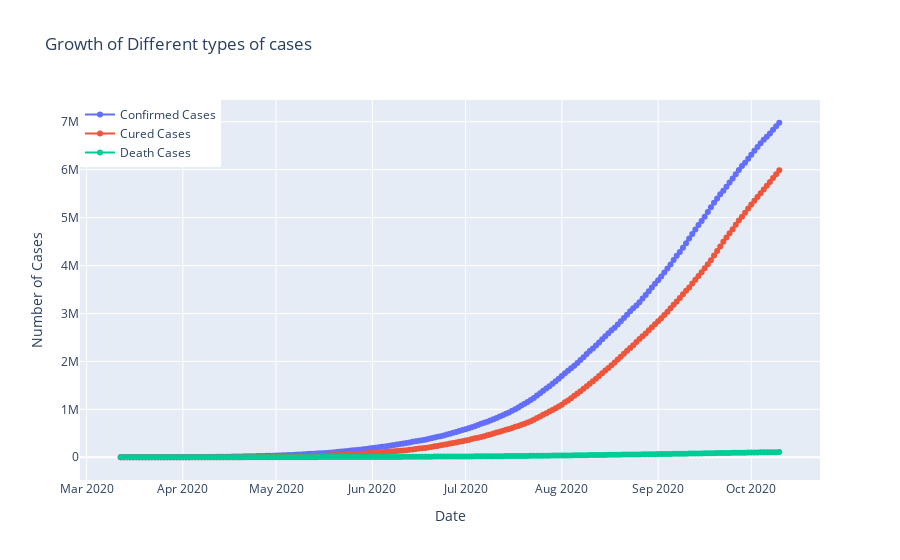

Notebook code cell kept with this figure:
### Code cell
fig= go.Figure()

fig.add_trace(go.Scatter(x=datewise.index, y=datewise['Confirmed Cases'], mode='lines+markers', name='Confirmed Cases'))
fig.add_trace(go.Scatter(x=datewise.index, y=datewise['Cured/Discharged'], mode='lines+markers', name='Cured Cases'))
fig.add_trace(go.Scatter(x=datewise.index, y=datewise['Death'], mode='lines+markers', name='Death Cases'))

fig.update_layout(title=" Growth of Different types of cases", xaxis_title="Date", yaxis_title="Number of Cases", legend= dict(x=0, y=1, traceorder="normal"))
fig.show()

### Figure 1 — Plotly figure (JSON) as saved in the notebook; plotly's stock layout.template omitted (floating-point values rounded to 4 significant figures; data arrays with more than 128 entries replaced by an {"elided": "..."} marker saying what was removed)
{"data": [{"mode": "lines+markers", "name": "Confirmed Cases", "type": "scatter", "x": {"elided": "213 str values"}, "y": {"elided": "213 int values"}}, {"mode": "lines+markers", "name": "Cured Cases", "type": "scatter", "x": {"elided": "213 str values"}, "y": {"elided": "213 int values"}}, {"mode": "lines+markers", "name": "Death Cases", "type": "scatter", "x": {"elided": "213 str values"}, "y": {"elided": "213 int values"}}], "layout": {"legend": {"traceorder": "normal", "x": 0, "y": 1}, "title": {"text": " Growth of Different types of cases"}, "xaxis": {"title": {"text": "Date"}}, "yaxis": {"title": {"text": "Number of Cases"}}}}
